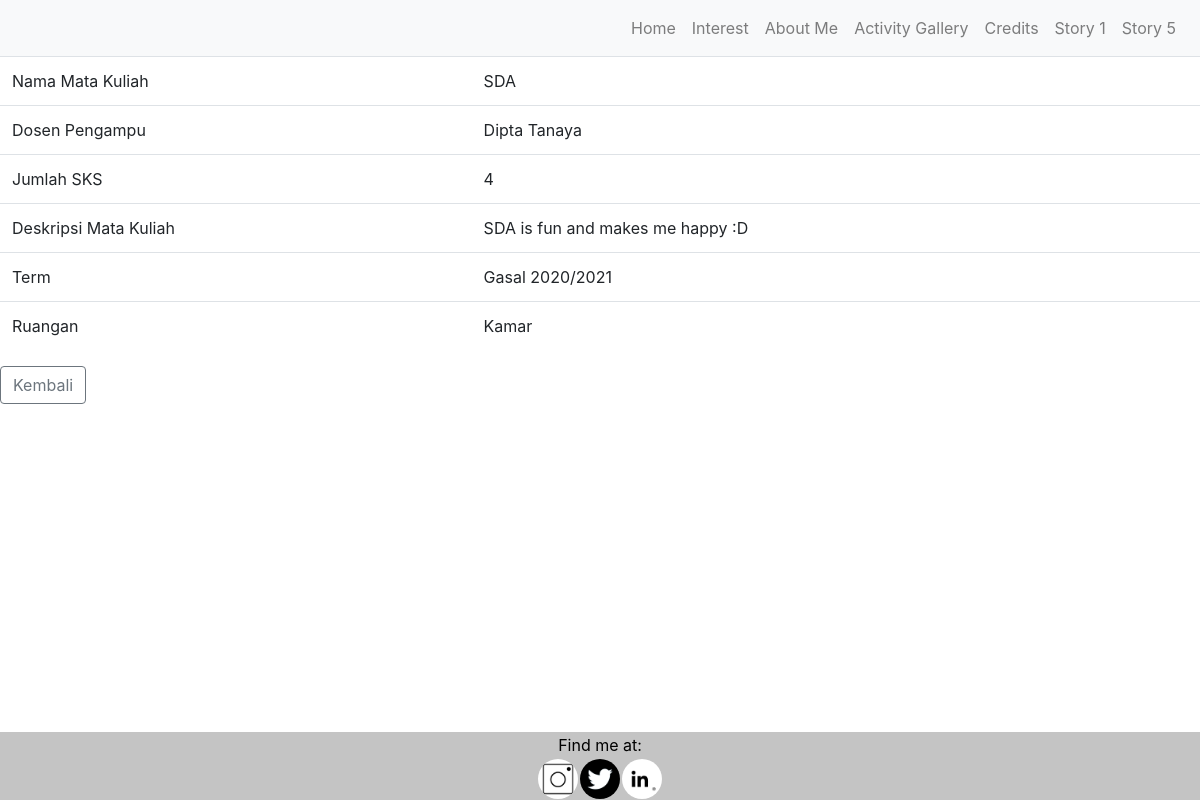
Page /story5/detail/22/ on the committed database.
### form_story5/models.py (models this page shows, shortened)
class Schedule(models.Model):
    TERM = (
        ('Gasal 2019/2020', 'Gasal 2019/2020'),
        ('Genap 2019/2020', 'Genap 2019/2020'),
        ('Gasal 2020/2021', 'Gasal 2020/2021'),
        ('Genap 2020/2021', 'Genap 2020/2021'),
    )
    HARI = (
        ('Senin', 'Senin'),
        ('Selasa', 'Selasa'),
        ('Rabu', 'Rabu'),
        ('Kamis', 'Kamis'),
        ('Jumat', 'Jumat'),
    )
    matkul = models.CharField(max_length=100, null=True)
    sks = models.CharField(max_length=2, null=True)
    deskripsi = models.CharField(max_length=200, null=True)
    dosen = models.CharField(max_length=100, null=True)
    ruangan = models.CharField(max_length=100, null=True)
    term = models.CharField(max_length=100, null=True, choices=TERM)
    hari = models.CharField(max_length=10, null=True, choices=HARI, default='Senin')

### form_story5/views.py (the view)
# urls.py: path('detail/<str:param>/', views.details, name='detail')
def details(request, param):
    schedule = Schedule.objects.get(id = param)
    context = {'schedule':schedule}
    return render(request, 'story5/detail.html', context)

### form_story5/templates/story5/detail.html (shortened to what this page needs)
<!doctype html>
<html lang="en">
  <head>
    {% extends 'story3/base.html' %}
    {% load static %}
    {% block content %}
    <table class="table">
        <tr>
            <td>Nama Mata Kuliah</td>
            <td>{{schedule.matkul}}</td>
        </tr>
        <tr>
            <td>Dosen Pengampu</td>
            <td>{{schedule.dosen}}</td>
        </tr>
        <tr>
            <td>Jumlah SKS</td>
            <td>{{schedule.sks}}</td>
        </tr>
        <tr>
            <td>Deskripsi Mata Kuliah</td>
            <td>{{schedule.deskripsi}}</td>
        </tr>
        <tr>
            <td>Term</td>
            <td>{{schedule.term}}</td>
        </tr>
        <tr>
            <td>Ruangan</td>
            <td>{{schedule.ruangan}}</td>
        </tr>
    </table>
    <a href={% url 'story5:schedule'%}>
        <button class="btn btn-outline-secondary">Kembali</button>
    <a>
    {% endblock %}

### story3/static/story3/style.css (style rules this page uses)
a { color: white; }
td { align: center; }

### rows in the picture
Schedule: matkul "SDA", dosen "Dipta Tanaya", sks "4", deskripsi "SDA is fun and makes me happy :D", term "Gasal 2020/2021", ruangan "Kamar"
